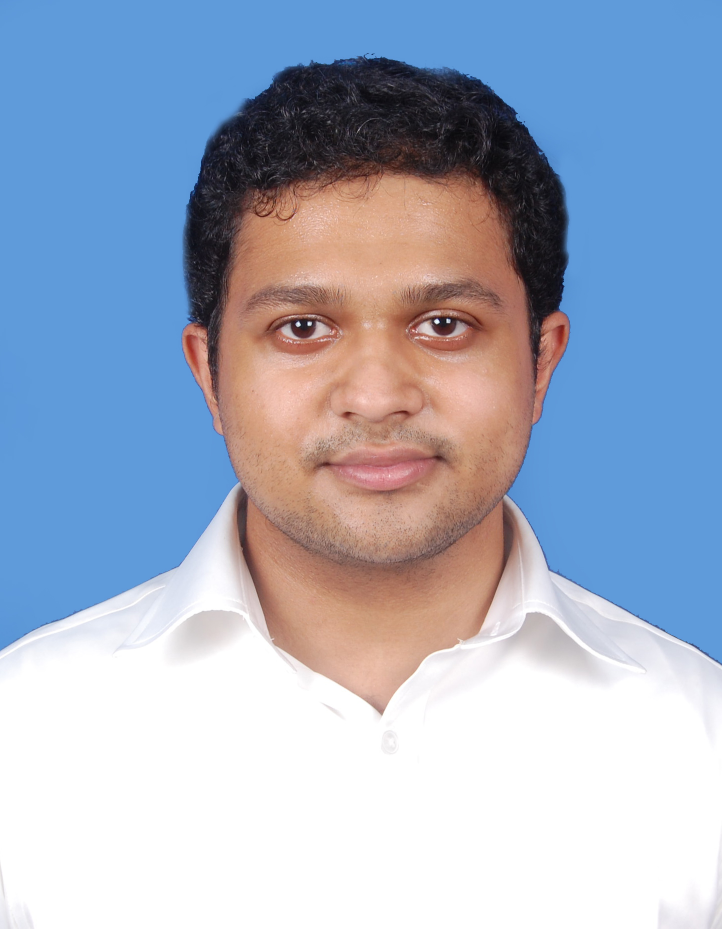
#> input picture Assignment7.5DS/photo.jpeg, 1444 x 1857 px (shown at 1/2 size)
$ jupyter execute --allow-errors 'Assignment 7.5.ipynb'
#> lines starting #> are read from the running program, lines starting #| are printed output that depends on the picture
[cell 1]
import sys
from PIL import Image
#taking image using image.open
img = Image.open("photo.jpeg")
#> img is the input picture: PIL image 1444x1857 RGB; mean R, G, B 162.5, 174.6, 195.4
# resizing width and height of image
width, height = img.size
#> width = 1444; height = 1857
aspect_ratio = height/width
#> aspect_ratio = 1.29
Width = 100
Height = aspect_ratio * Width * 0.69
#> Height = 88.73
img = img.resize((Width, int(Height)))
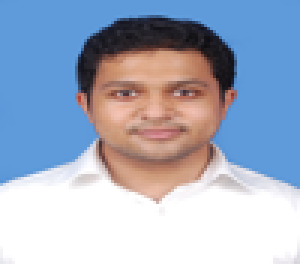
#> img: PIL image 100x88 RGB (shown 3 times larger); mean R, G, B 162.5, 174.6, 195.4
# new img size
print(img.size)
#| (100, 88)

# converting image to monochrome
img = img.convert('L')
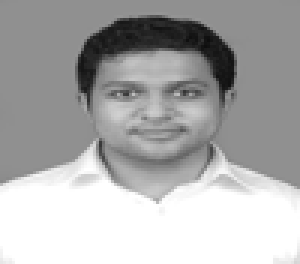
#> img: PIL image 100x88 L (shown 3 times larger); min 13, max 255, mean 173.2
print(img)
#| <PIL.Image.Image image mode=L size=100x88 at 0x7FCE3CF0B110>
pixels = img.getdata()
print(pixels)
#> (printed output is left out)

# character array being used to replace pixels
#charArray = ["x","s","#","&","@","$","%"," ","|",":",".",";","b","!","_","*"]
charArray = ["0","1","0","1","1","0","1"," ","0","1","0","1","0","0","1","1"]
#charArray = ["x","s","#","`","~","$","@","-","|",":",".",";","b","!","_","*"]
newPixl = [charArray[pixel//19] for pixel in pixels]
#> newPixl = 8800 items, first 6: ' ', ' ', ' ', ' ', ' ', ' '
newPixl = ''.join(newPixl)

# split string of chars into multiple strings of length equal to new width and create a list
newPix = len(newPixl)
#> newPix = 8800
ASCII = [newPixl[index:index + Width] for index in range(0, newPix, Width)]
#> ASCII = 88 items
ASCII = "\n".join(ASCII)
print(ASCII)

# write to a text file.
with open("ascii_image.txt", "w") as f:
 f.write(ASCII)

[cell 2]
newPixl = [charArray[pixel//19] for pixel in pixels]
newPixl
#> Out = 8800 items, first 6: ' ', ' ', ' ', ' ', ' ', ' '

[cell 3]
len(newPixl)
#> Out = 8800

[cell 4]
arr = newPixl
#> arr = 8800 items, first 6: ' ', ' ', ' ', ' ', ' ', ' '

[cell 5]
arr.remove(' ')

[cell 6]
type(arr)

[cell 7]
arr = list(filter(lambda a: a != ' ', arr))
#> arr = 5119 items, first 6: '1', '1', '1', '0', '0', '1'

[cell 8]
def foo(l, dtype=int):
    return list(map(dtype, l))
arr = foo(arr, int)
#> arr = 5119 values, max 1 at index 0, min 0 at index 3, mean 0.282

[cell 9]
arr
#> Out has the same summary as arr

[cell 10]
import numpy as np
arr = np.asarray(arr)
arr
#> Out has the same summary as arr

[cell 11]
len(arr)
#> Out = 5119

[cell 12]
100*100

[cell 13]
5082-10000

[cell 14]
N = 4918
arr = np.pad(arr, (0, N), 'constant')
#> arr = 10037 values, max 1 at index 0, min 0 at index 3, mean 0.144

[cell 15]
len(arr)
#> Out = 10037
